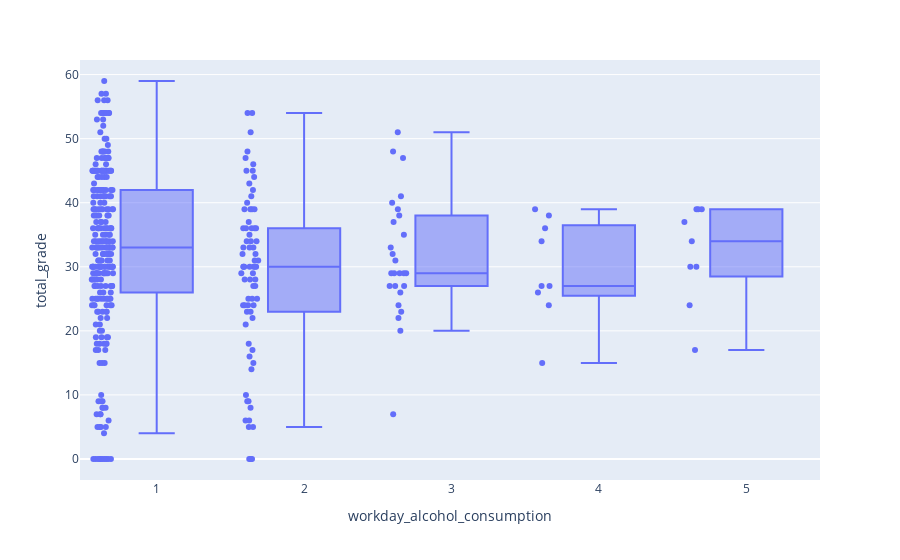

Source (notebook cell):
### Code cell
# Data visualization- How is alcohol consumption affected student performance?

fig = px.box(df, x='workday_alcohol_consumption', y='total_grade',points='all')
fig.show()

### Figure 1 — Plotly figure (JSON) as saved in the notebook; plotly's stock layout.template omitted (floating-point values rounded to 4 significant figures; data arrays with more than 128 entries replaced by an {"elided": "..."} marker saying what was removed)
{"data": [{"alignmentgroup": "True", "boxpoints": "all", "hovertemplate": "workday_alcohol_consumption=%{x}<br>total_grade=%{y}<extra></extra>", "legendgroup": "", "marker": {"color": "#636efa"}, "name": "", "notched": false, "offsetgroup": "", "orientation": "v", "showlegend": false, "type": "box", "x": {"elided": "395 int values"}, "x0": " ", "xaxis": "x", "y": {"elided": "395 int values"}, "y0": " ", "yaxis": "y"}], "layout": {"boxmode": "group", "legend": {"tracegroupgap": 0}, "margin": {"t": 60}, "xaxis": {"anchor": "y", "domain": [0, 1], "title": {"text": "workday_alcohol_consumption"}}, "yaxis": {"anchor": "x", "domain": [0, 1], "title": {"text": "total_grade"}}}}
